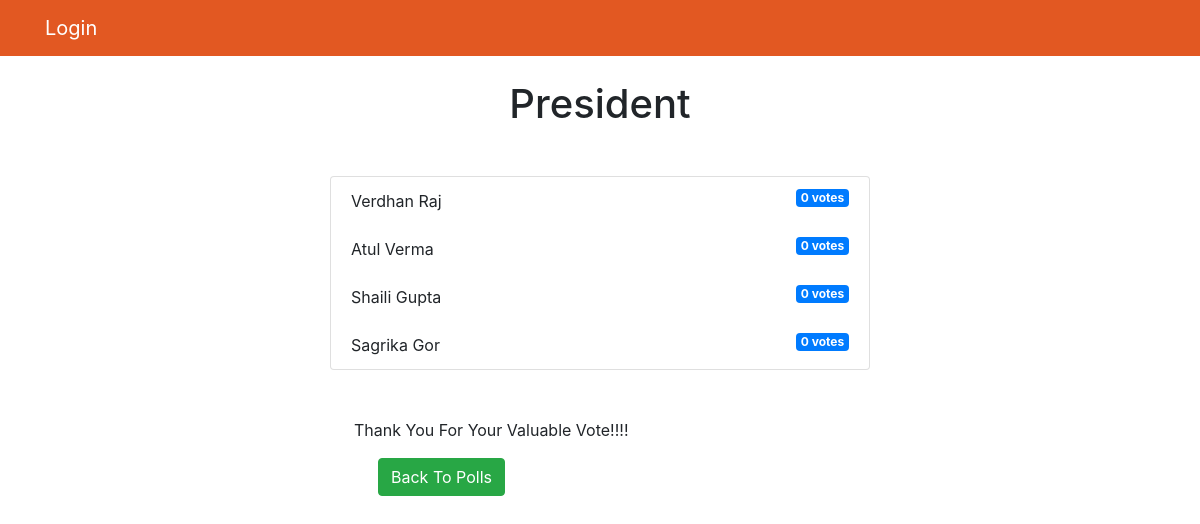
Page /polls/1/results/ on the committed database.
### polls/models.py (models this page shows, shortened)
class Question(models.Model):
    question_text = models.CharField(max_length=200)
    pub_date = models.DateTimeField('date published')

class Choice(models.Model):
    question = models.ForeignKey(Question, on_delete=models.CASCADE)
    choice_text = models.CharField(max_length=200)
    votes = models.IntegerField(default=0)

### polls/views.py (the view)
# urls.py: path('<int:question_id>/results/', views.results, name='results'),
def results(request, question_id):
  question = get_object_or_404(Question, pk=question_id)
  return render(request, 'polls/results.html', { 'question': question })

### templates/polls/results.html (shortened to what this page needs)
{% extends 'base1.html' %}
{% block content %}
<h1 class="mb-5 text-center">{{ question.question_text }}</h1>
<ul class="list-group mb-5">
	{% for choice in question.choice_set.all %}
	<li class="list-group-item">
		{{ choice.choice_text }}  <span class="badge badge-primary float-right">{{ choice.votes }} vote{{ choice.votes | pluralize }}</span>
	</li>
	{% endfor %}
</ul>
<div class="mb-4 mx-4">
	<p>Thank You For Your Valuable Vote!!!!</p>
<a class="btn btn-success ml-4" href="{% url 'polls:index' %}">Back To Polls</a>
</div>
{% endblock %}

### templates/base1.html (shortened to what this page needs)
<!DOCTYPE html>
<html lang="en">
  <head>
    <link rel="stylesheet" href="https://maxcdn.bootstrapcdn.com/bootstrap/4.5.2/css/bootstrap.min.css">
    <link
      rel="stylesheet"
      href="https://stackpath.bootstrapcdn.com/bootstrap/4.3.1/css/bootstrap.min.css"
    />
  </head>
  <body>
    {% include 'partials/_navbar.html' %}
    <div class="container">
      <div class="row">
        <div class="col-md-6 m-auto">
          {% block content %}{% endblock %}
        </div>
      </div>
    </div>
  </body>
</html>

### templates/partials/_navbar.html
<nav class="navbar navbar-dark mb-4" style="background-color:#e25822;">
	<div class="container">
			<span>
				{% if user.is_authenticated %}
					<a class="navbar-brand" href="/app1">Dashboard</a>
					<a class="navbar-brand" href="/logout">Logout</a>
				{% else %}
					<a class="navbar-brand" href="/login">Login</a>
				{% endif %}
		</span>
	</div>
</nav>

### rows in the picture
Question: question_text "President"
Choice: choice_text "Verdhan Raj", votes "0", votes|pluralize "s"
Choice: choice_text "Atul Verma", votes "0", votes|pluralize "s"
Choice: choice_text "Shaili Gupta", votes "0", votes|pluralize "s"
Choice: choice_text "Sagrika Gor", votes "0", votes|pluralize "s"
